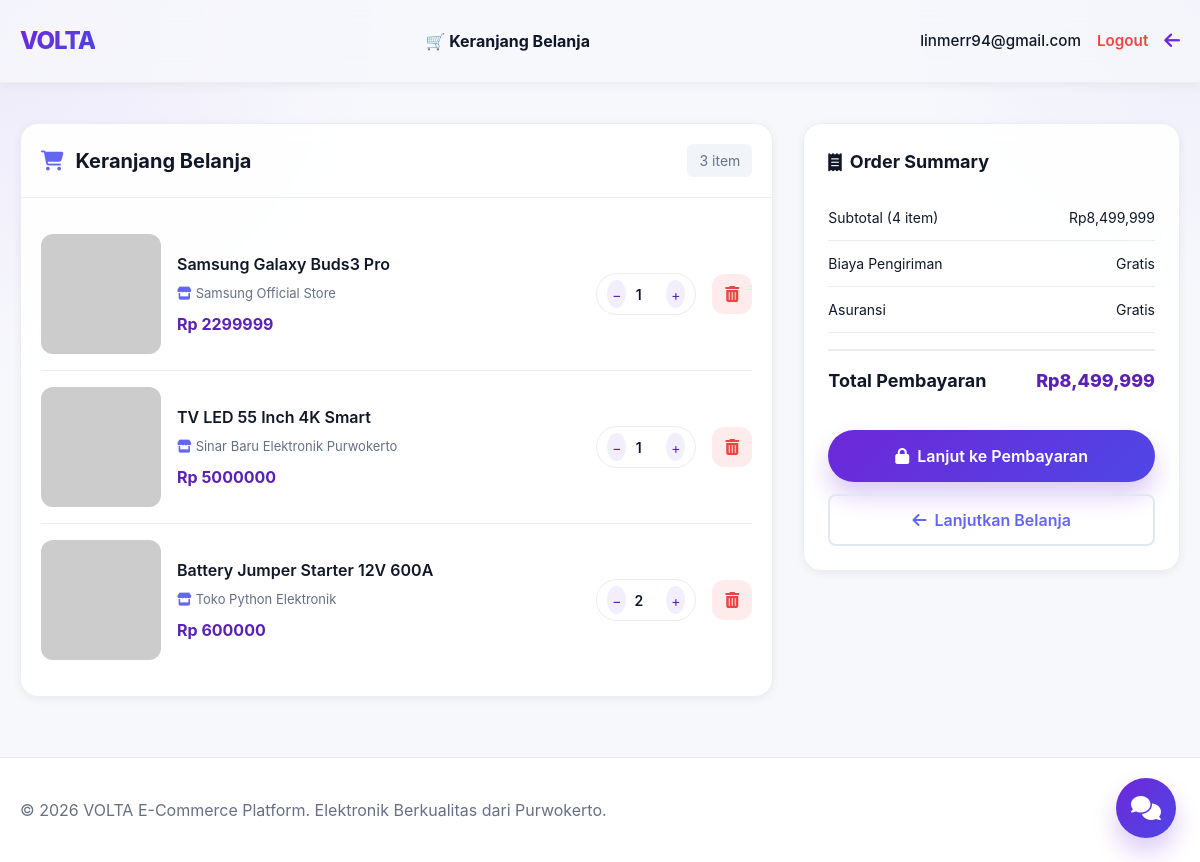
/cart/ (signed in), run on the app's committed database.
### users/models.py (models this page shows, shortened)
class User(AbstractUser):
    ROLE_CHOICES = (
        ('admin', 'Administrator'),
        ('brand', 'Brand/Vendor'),
        ('customer', 'Customer'),
    )
    user_id = models.AutoField(primary_key=True)
    role = models.CharField(
        max_length=20,
        choices=ROLE_CHOICES,
        default='customer',
        help_text="Role pengguna dalam sistem (admin, brand, atau customer)"
    )
    full_name = models.CharField(
        max_length=255,
        blank=True,
        null=True,
        help_text="Nama lengkap pengguna"
    )
    phone = models.CharField(
        max_length=20,
        blank=True,
        null=True,
        unique=True,
        help_text="Nomor telepon kontak pengguna"
    )
    address_street = models.TextField(
        blank=True,
        null=True,
        help_text="Jalan dan nomor rumah"
    )
    address_city = models.CharField(
        max_length=100,
        blank=True,
        null=True,
        help_text="Kota/Kabupaten"
    )
    address_province = models.CharField(
        max_length=100,
        blank=True,
        null=True,
        help_text="Provinsi"
    )
    address_postal_code = models.CharField(
        max_length=100,
        blank=True,
        null=True,
        help_text="Kode pos"
    )
    is_active = models.BooleanField(
        default=True,
        help_text="Menunjukkan apakah user ini aktif atau tidak"
    )
    created_at = models.DateTimeField(
        auto_now_add=True,
        help_text="Tanggal dan waktu user dibuat"
    )
    updated_at = models.DateTimeField(
        auto_now=True,
        help_text="Tanggal dan waktu user terakhir diperbarui"
    )
    class Meta:
        verbose_name = _('User')
        verbose_name_plural = _('Users')
        db_table = 'users'
        ordering = ['-created_at']
        indexes = [
            models.Index(fields=['email']),
            models.Index(fields=['role']),
            models.Index(fields=['is_active']),
        ]

### master_products/models.py (models this page shows, shortened)
class CartItem(models.Model):
    cart_item_id = models.AutoField(primary_key=True)
    cart_id = models.ForeignKey(
        Cart,
        on_delete=models.CASCADE,
        related_name='items',
        db_column='cart_id',
        help_text="Cart yang memuat item ini"
    )
    product_id = models.ForeignKey(
        Product,
        on_delete=models.CASCADE,
        related_name='cart_items',
        db_column='product_id',
        help_text="Produk dalam cart"
    )
    qty = models.IntegerField(
        default=1,
        validators=[MinValueValidator(1)],
        help_text="Jumlah produk dalam cart"
    )
    price = models.DecimalField(
        max_digits=12,
        decimal_places=2,
        validators=[MinValueValidator(0)],
        help_text="Harga produk pada saat ditambahkan ke cart"
    )
    created_at = models.DateTimeField(
        auto_now_add=True,
        help_text="Tanggal item ditambahkan ke cart"
    )
    updated_at = models.DateTimeField(
        auto_now=True,
        help_text="Tanggal item di-update"
    )
    class Meta:
        verbose_name = _('Cart Item')
        verbose_name_plural = _('Cart Items')
        db_table = 'cart_items'
        ordering = ['-created_at']
        indexes = [
            models.Index(fields=['cart_id']),
            models.Index(fields=['product_id']),
        ]
        unique_together = ['cart_id', 'product_id']  # Tidak boleh produk sama 2x dalam 1 cart

class Product(models.Model):
    product_id = models.AutoField(primary_key=True)
    brand_id = models.ForeignKey(
        Brand,
        on_delete=models.CASCADE,
        related_name='products',
        db_column='brand_id',
        help_text="Brand/vendor penjual produk"
    )
    category_id = models.ForeignKey(
        Category,
        on_delete=models.PROTECT,
        related_name='products',
        db_column='category_id',
        help_text="Kategori produk"
    )
    product_name = models.CharField(
        max_length=255,
        help_text="Nama produk"
    )
    slug = models.SlugField(
        max_length=255,
        unique=True,
        help_text="URL-friendly identifier untuk produk"
    )
    description = models.TextField(
        help_text="Deskripsi detail produk"
    )
    price = models.DecimalField(
        max_digits=12,
        decimal_places=2,
        validators=[MinValueValidator(0)],
        help_text="Harga jual produk"
    )
    stock = models.IntegerField(
        default=0,
        validators=[MinValueValidator(0)],
        help_text="Jumlah stok produk yang tersedia"
    )
    image = models.ImageField(
        upload_to='products/',
        blank=True,
        null=True,
        help_text="Foto/gambar produk"
    )
    is_active = models.BooleanField(
        default=True,
        help_text="Status aktif produk (true = aktif, false = non-aktif)"
    )
    created_at = models.DateTimeField(
        auto_now_add=True,
        help_text="Tanggal produk didaftarkan"
    )
    updated_at = models.DateTimeField(
        auto_now=True,
        help_text="Tanggal produk terakhir diperbarui"
    )
    rating = models.DecimalField(
        max_digits=3,
        decimal_places=2,
        default=0.00,
        validators=[MinValueValidator(0.00), MaxValueValidator(5.00)],
        help_text="Rating produk dari customer (0.00-5.00)"
    )
    review_count = models.IntegerField(
        default=0,
        validators=[MinValueValidator(0)],
        help_text="Jumlah review yang diterima produk"
    )
    is_featured = models.BooleanField(
        default=False,
        help_text="Apakah produk sedang di-featured/promosi"
    )
    class Meta:
        verbose_name = _('Product')
        verbose_name_plural = _('Products')
        db_table = 'products'
        ordering = ['-created_at']
        indexes = [
            models.Index(fields=['slug']),
            models.Index(fields=['brand_id']),
            models.Index(fields=['category_id']),
            models.Index(fields=['is_active']),
        ]
    @property
    def image_url(self):
        if not self.image:
            return ''
        name = self.image.name if hasattr(self.image, 'name') else str(self.image)
        if name.startswith(('http://', 'https://')):
            if 'unsplash.com' in name and '?' not in name:
                return name + '?w=400&q=80'
            return name
        return self.image.url

class Brand(models.Model):
    STATUS_CHOICES = (
        ('pending', 'Pending Approval'),
        ('approved', 'Approved'),
        ('rejected', 'Rejected'),
        ('suspended', 'Suspended'),
    )
    brand_id = models.AutoField(primary_key=True)
    user_id = models.OneToOneField(
        settings.AUTH_USER_MODEL,
        on_delete=models.CASCADE,
        related_name='brand_vendor',
        db_column='user_id',
        help_text="User/vendor yang memiliki brand ini"
    )
    brand_name = models.CharField(
        max_length=255,
        help_text="Nama brand/vendor"
    )
    logo = models.ImageField(
        upload_to='brands/logos/',
        blank=True,
        null=True,
        help_text="Logo brand (rekomendasi: PNG dengan background transparan)"
    )
    description = models.TextField(
        blank=True,
        null=True,
        help_text="Deskripsi detail tentang brand/vendor"
    )
    status = models.CharField(
        max_length=20,
        choices=STATUS_CHOICES,
        default='pending',
        help_text="Status persetujuan brand (pending, approved, rejected, suspended)"
    )
    approved_at = models.DateTimeField(
        blank=True,
        null=True,
        help_text="Tanggal brand disetujui oleh admin"
    )
    approved_by = models.ForeignKey(
        settings.AUTH_USER_MODEL,
        on_delete=models.SET_NULL,
        null=True,
        blank=True,
        related_name='approved_brands',
        db_column='approved_by',
        help_text="Admin yang menyetujui brand ini"
    )
    nib_or_ktp = models.CharField(
        max_length=50,
        unique=True,
        blank=True,
        null=True,
        db_column='nib_or_ktp',
        help_text="Nomor Induk Berusaha (NIB) atau Nomor KTP"
    )
    rating = models.FloatField(
        default=0.0,
        validators=[MinValueValidator(0.0), MaxValueValidator(5.0)],
        db_column='rating',
        help_text="Rating brand dari customer (0.0-5.0)"
    )
    created_at = models.DateTimeField(
        auto_now_add=True,
        help_text="Tanggal brand didaftar"
    )
    updated_at = models.DateTimeField(
        auto_now=True,
        help_text="Tanggal brand terakhir diperbarui"
    )
    class Meta:
        verbose_name = _('Brand')
        verbose_name_plural = _('Brands')
        db_table = 'brands'
        ordering = ['-created_at']
        indexes = [
            models.Index(fields=['status']),
            models.Index(fields=['user_id']),
            models.Index(fields=['created_at']),
        ]

### master_products/views.py (the view)
# urls.py: path('cart/', views.view_cart, name='view_cart'),
@login_required(login_url='master_products:login')
def view_cart(request):
    try:
        cart = Cart.objects.get(user_id=request.user)
    except Cart.DoesNotExist:
        cart = Cart.objects.create(user_id=request.user)
    cart_items = cart.items.all().select_related('product_id', 'product_id__brand_id', 'product_id__category_id')
    total_price = 0
    total_items = 0
    for item in cart_items:
        item.subtotal = float(item.price) * item.qty
        total_price += item.subtotal
        total_items += item.qty
    context = {
        'cart': cart,
        'cart_items': cart_items,
        'total_items': total_items,
        'total_price': total_price,
        'total_price_formatted': f"Rp{total_price:,.0f}",
    }
    return render(request, 'master_products/cart.html', context)

### master_products/templates/master_products/cart.html (shortened to what this page needs)
<!DOCTYPE html>
<html lang="id">
<head>
    <script src="https://cdn.tailwindcss.com"></script>
    <link rel="stylesheet" href="https://cdnjs.cloudflare.com/ajax/libs/font-awesome/6.4.0/css/all.min.css">
</head>
<body>
    <nav class="navbar">
        <div style="max-width: 1200px; margin: 0 auto; padding: 12px 20px; display: grid; grid-template-columns: auto 1fr auto; gap: 18px; align-items: center; min-height: 82px;">
            <div class="navbar-brand">VOLTA</div>
            <div style="text-align: center; font-weight: 700; color: var(--text);">🛒 Keranjang Belanja</div>
            <div style="display: flex; align-items: center; gap: 16px;">
                {% if user.is_authenticated %}
                    <span style="font-size: 0.95rem; color: var(--text); font-weight: 500;">{{ user.username }}</span>
                    <a href="{% url 'master_products:logout' %}" style="font-size: 0.95rem; color: var(--danger); font-weight: 600; text-decoration: none;">Logout</a>
                {% else %}
                    <a href="{% url 'master_products:login' %}" style="font-size: 0.95rem; color: var(--primary); font-weight: 600; text-decoration: none;">Login</a>
                {% endif %}
                <a href="{% url 'master_products:product_list' %}" style="text-decoration: none;">
                    <i class="fas fa-arrow-left" style="color: var(--primary); font-size: 18px; transition: all var(--transition);" onmouseover="this.style.transform='translateX(-4px)'" onmouseout="this.style.transform='translateX(0)'"></i>
                </a>
            </div>
        </div>
    </nav>
    <div class="page-container">
        <div class="cart-section">
            <div class="cart-header">
                <i class="fas fa-shopping-cart" style="color: #6366f1; font-size: 20px;"></i>
                <h2>Keranjang Belanja</h2>
                {% if cart_items %}
                    <span style="margin-left: auto; background: #f1f5f9; padding: 6px 12px; border-radius: 6px; font-size: 14px; color: #64748b;">{{ cart_items|length }} item</span>
                {% endif %}
            </div>
            <div class="cart-content">
                {% if cart_items %}
                    {% for item in cart_items %}
                        <div class="cart-item">
                            <div class="cart-item-image">
                                {% if item.product_id.image %}
                                    <img src="{{ item.product_id.image_url }}" alt="{{ item.product_id.product_name }}" onerror="this.onerror=null; this.src='https://via.placeholder.com/120x120?text=No+Image';">
                                {% else %}
                                    <div style="width: 100%; height: 100%; background: linear-gradient(135deg, #f1f5f9 0%, #cbd5e1 100%); display: flex; align-items: center; justify-content: center;">
                                        <i class="fas fa-box" style="font-size: 40px; color: #94a3b8;"></i>
                                    </div>
                                {% endif %}
                            </div>
                            <div class="cart-item-info">
                                <div class="cart-item-name">{{ item.product_id.product_name }}</div>
                                <div class="cart-item-brand"><i class="fas fa-store" style="color: #6366f1; margin-right: 4px;"></i>{{ item.product_id.brand_id.brand_name }}</div>
                                <div class="cart-item-price">Rp {{ item.price|floatformat:0|add:0 }}</div>
                            </div>
                            <div class="cart-item-qty">
                                <button class="qty-btn" onclick="updateQty({{ item.id }}, -1)">−</button>
                                <input type="number" class="qty-display" value="{{ item.qty }}" readonly>
                                <button class="qty-btn" onclick="updateQty({{ item.id }}, 1)">+</button>
                            </div>
                            <button class="cart-item-remove" onclick="removeItem({{ item.id }})">
                                <i class="fas fa-trash-alt"></i>
                            </button>
                        </div>
                    {% endfor %}
                {% endif %}
            </div>
        </div>
        {% if cart_items %}
            <div class="summary-section">
                <div class="summary-title">
                    <i class="fas fa-receipt"></i> Order Summary
                </div>
                <div class="summary-row">
                    <span>Subtotal ({{ total_items }} item)</span>
                    <span class="price">{{ total_price_formatted }}</span>
                </div>
                <div class="summary-row">
                    <span>Biaya Pengiriman</span>
                    <span class="price">Gratis</span>
                </div>
                <div class="summary-row">
                    <span>Asuransi</span>
                    <span class="price">Gratis</span>
                </div>
                <div class="summary-row total">
                    <span>Total Pembayaran</span>
                    <span class="price">{{ total_price_formatted }}</span>
                </div>
                <button class="checkout-btn" onclick="proceedCheckout()">
                    <i class="fas fa-lock"></i> Lanjut ke Pembayaran
                </button>
                <a href="{% url 'master_products:product_list' %}" style="display: flex; align-items: center; justify-content: center; gap: 8px; margin-top: 12px; padding: 12px; border: 2px solid #e2e8f0; border-radius: 8px; color: #6366f1; text-decoration: none; font-weight: 600; transition: all 0.3s ease;" onmouseover="this.style.backgroundColor='#f1f5f9'" onmouseout="this.style.backgroundColor='transparent'">
                    <i class="fas fa-arrow-left"></i> Lanjutkan Belanja
                </a>
            </div>
        {% endif %}
    </div>
    <a href="{% url 'master_products:chat_view' %}" class="floating-chat" title="Chat dengan penjual">
        <i class="fas fa-comments"></i>
    </a>
    <footer class="footer">
        <div style="max-width: 1200px; margin: 0 auto;">
            <p>&copy; 2026 VOLTA E-Commerce Platform. Elektronik Berkualitas dari Purwokerto.</p>
        </div>
    </footer>
</body>
</html>

### data on the page
User: username "linmerr94@gmail.com"
CartItem: product_id.product_name "Samsung Galaxy Buds3 Pro", product_id.brand_id.brand_name "Samsung Official Store", price|add "2299999", qty "1"
CartItem: product_id.product_name "TV LED 55 Inch 4K Smart", product_id.brand_id.brand_name "Sinar Baru Elektronik Purwokerto", price|add "5000000", qty "1"
CartItem: product_id.product_name "Battery Jumper Starter 12V 600A", product_id.brand_id.brand_name "Toko Python Elektronik", price|add "600000", qty "2"

### other printed values
{{ cart_items|length }} "3"
{{ total_items }} "4"
{{ total_price_formatted }} "Rp8,499,999"
